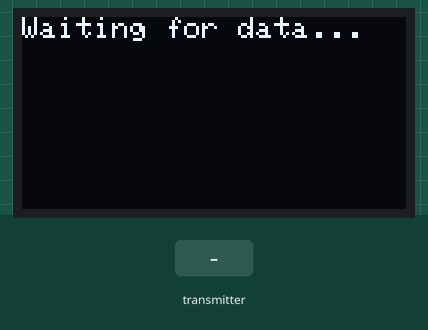
Simulated run of this sketch. Board: ESP32. On the bench: 128×64 one-colour display. The inputs (shaded band) are chosen by the test bench. WiFi joins after 1.5 s; servers stay silent unless stated; what the sketch prints to the serial monitor is not drawn.

Above: at 1.2 s.
1.3 s: the transmitter starts sending id = 0
At 2.5 s:
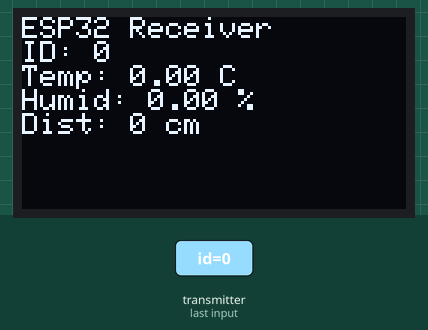
2.8 s: the transmitter starts sending temperature = 25
At 3.8 s:
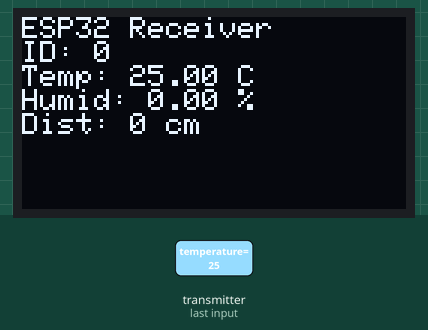
4.3 s: the transmitter starts sending humidity = 25
At 4.9 s:
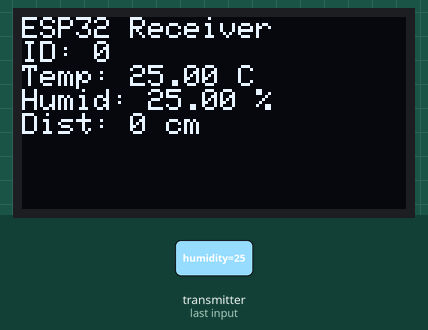
5.8 s: the transmitter starts sending distance = 1024
At 6.1 s:
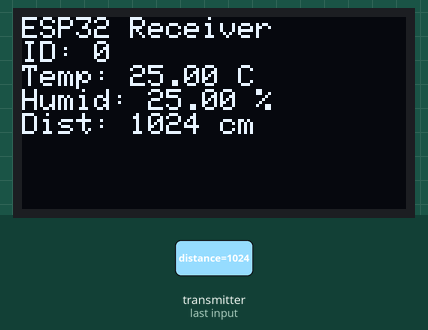
7.3 s: the transmitter starts sending id = 1
At 8.4 s:
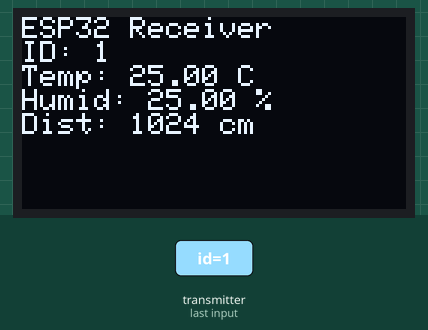
8.8 s: the transmitter starts sending temperature = 50
At 9.6 s:
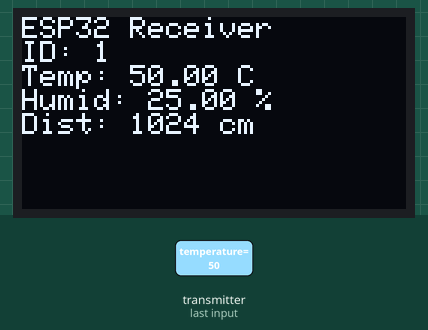
Timing chart, 0 to 11.3 s (numbered marks = the images above; inputs shaded):
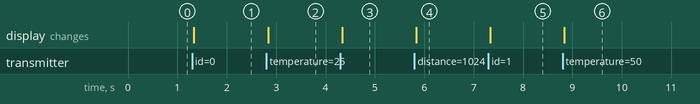

The sketch:

ESP32_A.ino
```cpp
#include <esp_now.h>
#include <WiFi.h>
#include <Wire.h>
#include <Adafruit_GFX.h>
#include <Adafruit_SSD1306.h>
#include <BlynkSimpleEsp32.h>

// OLED I2C setup
#define SCREEN_WIDTH 128
#define SCREEN_HEIGHT 64
#define OLED_RESET -1
Adafruit_SSD1306 display(SCREEN_WIDTH, SCREEN_HEIGHT, &Wire, OLED_RESET);

// Blynk configuration
char auth[] = ""; // Replace with your Blynk auth token
char blynkServer[] = "0.0.0.0"; // Local Blynk server IP
int blynkPort = 8080;
char ssid[] = ""; // Replace with your WiFi SSID
char pass[] = ""; // Replace with your WiFi password

// Struct for incoming ESP-NOW data
typedef struct struct_message {
  int id;
  float temperature;
  float humidity;
  int distance;
} struct_message;

struct_message latestData;
bool dataReceived = false;
unsigned long lastSendTime = 0;
const unsigned long sendInterval = 10000; // 10 seconds

// Function to print MAC
void printMacAddress(const uint8_t *mac) {
  for (int i = 0; i < 6; i++) {
    Serial.print(mac[i], HEX);
    if (i < 5) Serial.print(":");
  }
  Serial.println();
}

// ESP-NOW callback
void OnDataRecv(const esp_now_recv_info_t *info, const uint8_t *data, int len) {
  memcpy(&latestData, data, sizeof(latestData));
  dataReceived = true;

  Serial.println("[ESP-NOW] Data received:");
  Serial.print("MAC: ");
  printMacAddress(info->src_addr);
  Serial.print("ID: "); Serial.println(latestData.id);
  Serial.print("Temp: "); Serial.print(latestData.temperature); Serial.println(" C");
  Serial.print("Humidity: "); Serial.print(latestData.humidity); Serial.println(" %");
  Serial.print("Distance: "); Serial.print(latestData.distance); Serial.println(" cm");

  // Display data
  display.clearDisplay();
  display.setCursor(0, 0);
  display.println("ESP32 Receiver");
  display.print("ID: "); display.println(latestData.id);
  display.print("Temp: "); display.print(latestData.temperature); display.println(" C");
  display.print("Humid: "); display.print(latestData.humidity); display.println(" %");
  display.print("Dist: "); display.print(latestData.distance); display.println(" cm");
  display.display();
}

void initEspNow() {
  if (esp_now_init() == ESP_OK) {
    esp_now_register_recv_cb(OnDataRecv);
    Serial.println("[ESP-NOW] Initialized");
  } else {
    Serial.println("[ESP-NOW] Init failed");
  }
}

void deinitEspNow() {
  esp_now_deinit();
  Serial.println("[ESP-NOW] Deinitialized");
}

void connectToWiFi() {
  WiFi.mode(WIFI_STA);
  WiFi.begin(ssid, pass);
  Serial.print("[WIFI] Connecting...");
  unsigned long startAttempt = millis();
  while (WiFi.status() != WL_CONNECTED && millis() - startAttempt < 10000) {
    delay(500);
    Serial.print(".");
  }
  Serial.println();

  if (WiFi.status() == WL_CONNECTED) {
    Serial.println("[WIFI] Connected");
  } else {
    Serial.println("[WIFI] Failed to connect");
  }
}

void disconnectWiFi() {
  WiFi.disconnect(true);
  WiFi.mode(WIFI_OFF);
  Serial.println("[WIFI] Disconnected");
}

void sendToBlynk() {
  if (!dataReceived) {
    Serial.println("[BLYNK] No data to send");
    return;
  }

  Serial.println("[BLYNK] Sending data...");

  connectToWiFi();
  if (WiFi.status() == WL_CONNECTED) {
    Blynk.config(auth, blynkServer, blynkPort);
    if (Blynk.connect(5000)) {
      Blynk.virtualWrite(V1, latestData.temperature);
      Blynk.virtualWrite(V2, latestData.humidity);
      Blynk.virtualWrite(V3, latestData.distance);
      Serial.println("[BLYNK] Data sent successfully");
    } else {
      Serial.println("[BLYNK] Failed to connect");
    }
  }

  disconnectWiFi();
}

void setup() {
  Serial.begin(115200);
  Serial.println("[SETUP] Starting...");

  // OLED init
  if (!display.begin(SSD1306_SWITCHCAPVCC, 0x3C)) {
    Serial.println("[OLED] Init failed");
    while (true);
  }
  display.clearDisplay();
  display.setTextSize(1);
  display.setTextColor(SSD1306_WHITE);
  display.setCursor(0, 0);
  display.println("Waiting for data...");
  display.display();

  WiFi.mode(WIFI_AP_STA); // Allows ESP-NOW while supporting future WiFi
  initEspNow();
}

void loop() {
  unsigned long currentMillis = millis();

  // Every 10s, stop ESP-NOW, send to Blynk, then resume ESP-NOW
  if (currentMillis - lastSendTime >= sendInterval) {
    lastSendTime = currentMillis;

    deinitEspNow();
    delay(50); // Ensure ESP-NOW fully stopped

    sendToBlynk();

    WiFi.mode(WIFI_AP_STA); // Reset mode
    initEspNow();
  }

  delay(2); // Let CPU breathe
}
```

Measured:
- after the input at 1.3 s, the display: changes at once (image 1)
- after the input at 2.8 s, the display: changes at once (image 2)
- after the input at 4.3 s, the display: changes at once (image 3)
- after the input at 5.8 s, the display: changes at once (image 4)
- after the input at 7.3 s, the display: changes at once (image 5)
- after the input at 8.8 s, the display: changes at once (image 6)
